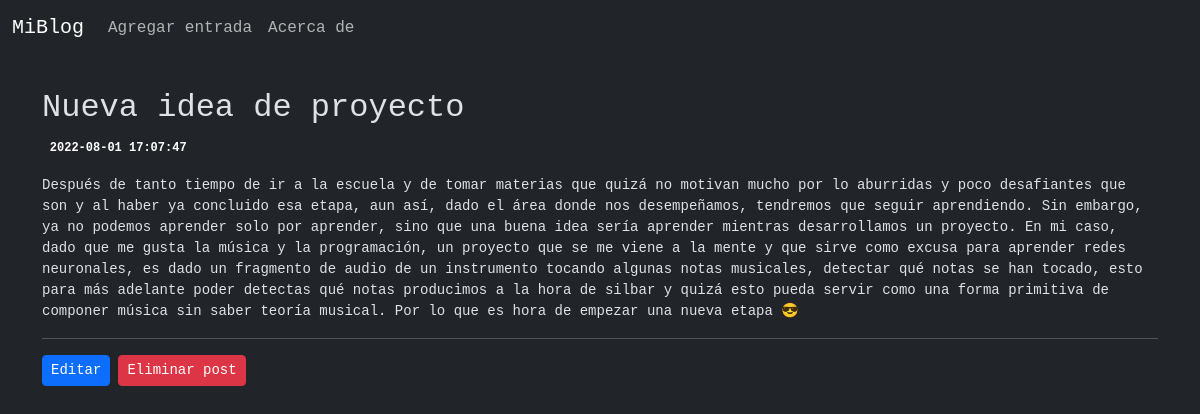
/post/6, run on an earlier commit of the app's database.
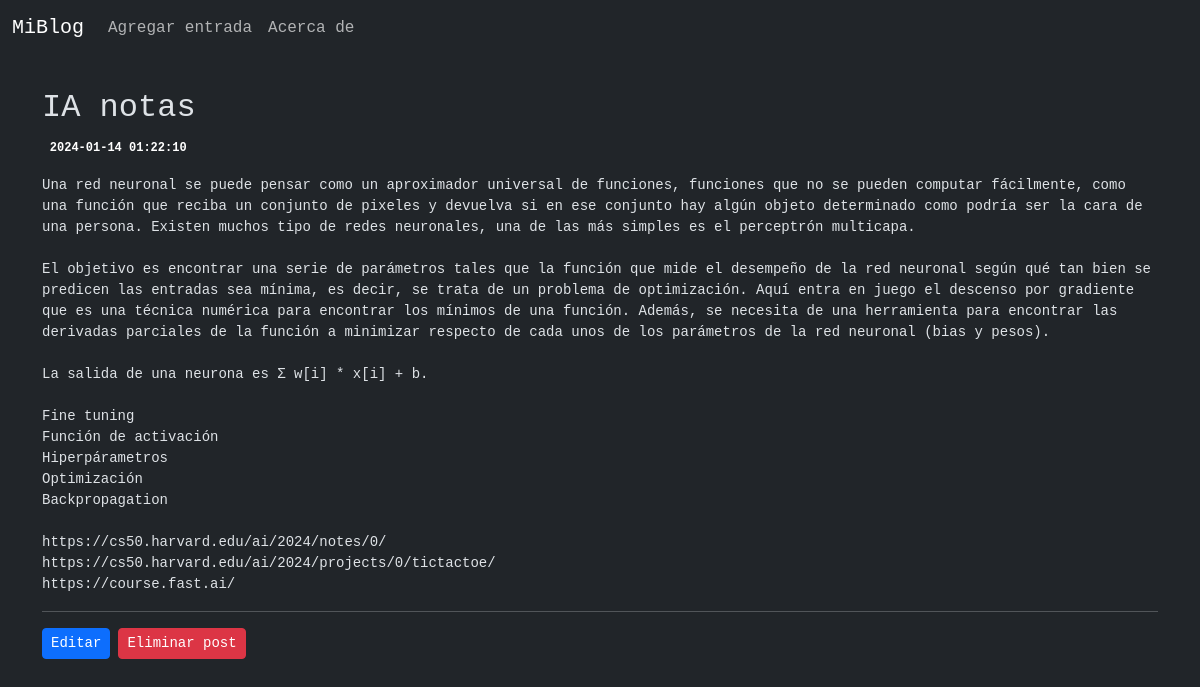
And on a later commit of the database.
### tables this page shows
CREATE TABLE posts (
    id INTEGER PRIMARY KEY AUTOINCREMENT,
    created TIMESTAMP NOT NULL DEFAULT CURRENT_TIMESTAMP,
    title TEXT NOT NULL,
    content TEXT NOT NULL
);

### main.py (the view)
@app.route("/post/<int:id>")
def post(id):
    post = get_post(id)
    return render_template('post.html', post=post)

### main.py (called while the page is built)
def get_db_connection():
    conn = sqlite3.connect('database.db')
    conn.row_factory = sqlite3.Row
    return conn

def get_post(post_id):
    conn = get_db_connection()
    post = conn.execute('SELECT * FROM posts WHERE id = ?',
                        (post_id,)).fetchone()
    conn.close()
    if post is None:
        abort(404)
    return post

### templates/post.html
{% extends 'base.html' %}
{% block content %}
<h2>{% block title %} {{ post['title'] }} {% endblock %}</h2>
<span class="badge badge-primary">{{ post['created'] }}</span>
<p><pre>{{ post['content'] }}</pre></p>
<hr>
<div class="btn-toolbar" >
    <div class="btn-group me-2" role="group">
        <a href="{{ url_for('edit', id=post['id']) }}">
            <button class="btn btn-primary btn-sm">Editar</button>
        </a>
    </div>
    <div class="btn-group me-2" role="group">
        <form action="{{ url_for('delete', id=post['id']) }}" method="POST">
            <input type="submit" value="Eliminar post" class="btn btn-danger btn-sm" onclick="return confirm('¿Seguro?')">
        </form>
    </div>
</div>
{% endblock %}

What changed in the data, as far as the page shows it:
changed posts: title "Nueva idea de proyecto" → "IA notas"; created "2022-08-01 17:07:47" → "2024-01-14 01:22:10"; content "Después de tanto tiempo de ir a la escuela y de tomar materias que quizá no motivan mucho por lo aburridas y poco desafiantes que son y al haber ya concluido esa etapa, aun así, dado el área donde nos desempeñamos, tendremos que seguir aprendiendo. Sin embargo, ya no podemos aprender solo por aprender, sino que una buena idea sería aprender mientras desarrollamos un proyecto. En mi caso, dado que me gusta la música y la programación, un proyecto que se me viene a la mente y que sirve como excusa para aprender redes neuronales, es dado un fragmento de audio de un instrumento tocando algunas notas musicales, detectar qué notas se han tocado, esto para más adelante poder detectas qué notas…" → "Una red neuronal se puede pensar como un aproximador universal de funciones, funciones que no se pueden computar fácilmente, como una función que reciba un conjunto de pixeles y devuelva si en ese conjunto hay algún objeto determinado como podría ser la cara de una persona. Existen muchos tipo de redes neuronales, una de las más simples es el perceptrón multicapa. El objetivo es encontrar una serie de parámetros tales que la función que mide el desempeño de la red neuronal según qué tan bien se predicen las entradas sea mínima, es decir, se trata de un problema de optimización. Aquí entra en juego el descenso por gradiente que es una técnica numérica para encontrar los mínimos de una…"
